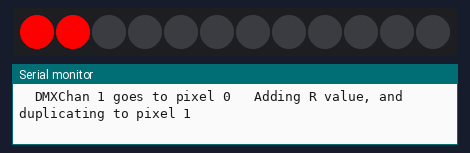
Bench run of a sketch on a simulated Arduino Uno, built with avr-gcc and run on an emulated ATmega328P. Shown: 12 RGB LEDs in strip order, left to right, the last lines printed to the serial monitor.

Above: at 2.1 s.
At 2.83 s:
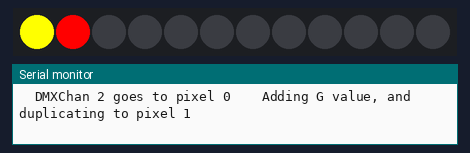
At 3.73 s:
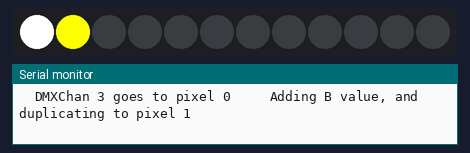
At 6.6 s:
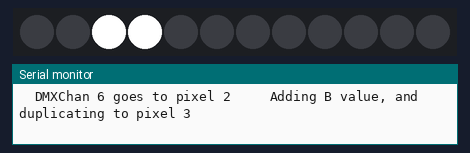
At 11.1 s:
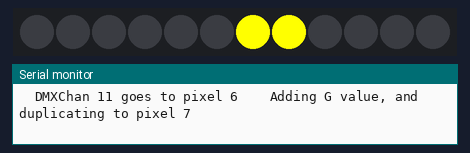
At 18.1 s:
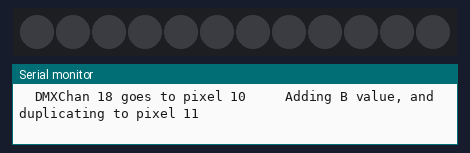

The sketch:

double_up_pixels_example.ino
```cpp
//***************************************************************
// double up pixels for DMX example
// Once running, open the serial monitor to see what's happening.
//
// Marc Miller, 2015
//***************************************************************
#include "FastLED.h"
#define LED_TYPE NEOPIXEL
#define DATA_PIN 6  // Update for your pin number
#define NUM_LEDS 12  // Update to number of pixels in your LED strip
CRGB leds[NUM_LEDS];

// For DMX, the R,G,B for each pixel will be assigned a channel number, thus:
uint16_t DMXchan = 3*NUM_LEDS;  // Number of DMX channels.
  // Actually, the above would only need to be half of 3*NUM_LEDS since we are
  // doubling pixels up for this test, but I'm not worrying about that.

uint16_t pixel = 0;  // for storing a pixel number
uint16_t chanR = 0;  // for storing the Red channel value
uint16_t chanG = 0;  // for storing the Green channel value
uint16_t chanB = 0;  // for storing the Blue channel value


//---------------------------------------------------------------
void setup(){
  delay(1000);  // Power-up delay
  Serial.begin(57600);  // Allows serial monitor output (check baud rate)
  FastLED.addLeds<LED_TYPE,DATA_PIN>(leds, NUM_LEDS).setCorrection(TypicalLEDStrip);
}


//---------------------------------------------------------------
void loop(){
  Serial.println("...........................................................");
  for (pixel = 0; pixel < NUM_LEDS; pixel++){
    if ((pixel & 0x01) == 0){  // Checks least significant bit to determine if even or odd
      // pixel number is an even
      Serial.print("  pixel "); Serial.print(pixel); Serial.print(" assigned:  ");
      for (uint8_t c = 0; c < 3; c++){
        DMXchan = 3*((pixel+2)/2)-2+c;
        Serial.print("  chan="); Serial.print(DMXchan);
      }
      delay(50);
    } else {
      // pixel number is odd number
      Serial.print("  pixel "); Serial.print(pixel); Serial.print(" assigned:  ");
      for (uint8_t c = 0; c < 3; c++){
        DMXchan = 3*((pixel+1)/2)-2+c;
        Serial.print("  chan="); Serial.print(DMXchan);
      }
      delay(50);
      Serial.println(" ");
    }
    Serial.println(" ");
  }
  delay(200);


  //================================================================
  // Read incoming serial DMX data.
  // Figure out pixel number based on incomming DMX channel number.
  //================================================================

  Serial.println("******[SIMULATING RECEIVING CHANNELS, EACH WITH VALUE 255]******");
  int count = 0;  // Using count to switch between R,G, and B LEDs in each pixel.

  // Starting chan at 1, and adding +1 to DMXchan since DMX protocol has channels start at 1.
  for (uint16_t chan = 1; chan < DMXchan+1; chan++){
    pixel = ((chan+2)/3*2)-2;  // Calculate what pixel the incoming channel belongs to.

    Serial.print("  DMXChan "); Serial.print(chan);
    Serial.print(" goes to pixel "); Serial.print(pixel);

    if (count == 0){
      Serial.print("   Adding R value, and duplicating to pixel "); Serial.print(pixel+1); Serial.println(" ");
      chanR = 255;
      chanG = 0;
      chanB = 0;
    }
    if (count == 1){
      Serial.print("    Adding G value, and duplicating to pixel "); Serial.print(pixel+1); Serial.println(" ");
      chanG = 255;
    }
    if (count == 2){
      Serial.print("     Adding B value, and duplicating to pixel "); Serial.print(pixel+1); Serial.println(" ");
      chanB = 255;
    }
    count++;

    leds[pixel] = CRGB(chanR,chanG,chanB);
    FastLED.show();
    delay(200);
    leds[pixel+1] = CRGB(chanR,chanG,chanB);  // Dublicate color to next pixel
    FastLED.show();
    delay(700);

    if (count == 3){
      leds[pixel] = CRGB::Black;
      leds[pixel+1] = CRGB::Black;
    FastLED.show();
    }
    if (count > 2){count = 0;}

  }
  delay(500);
  Serial.println(" ");


}  // ----End main loop----
```

Measured:
- by itself, everything shown: repeats every 17.6 s, in 37 steps
- what the display in image 0 shows lasts 0.7 s, from 2.0 s to 2.7 s
- what the display in image 5 shows lasts 1.3 s, from 18.1 s to 19.4 s
